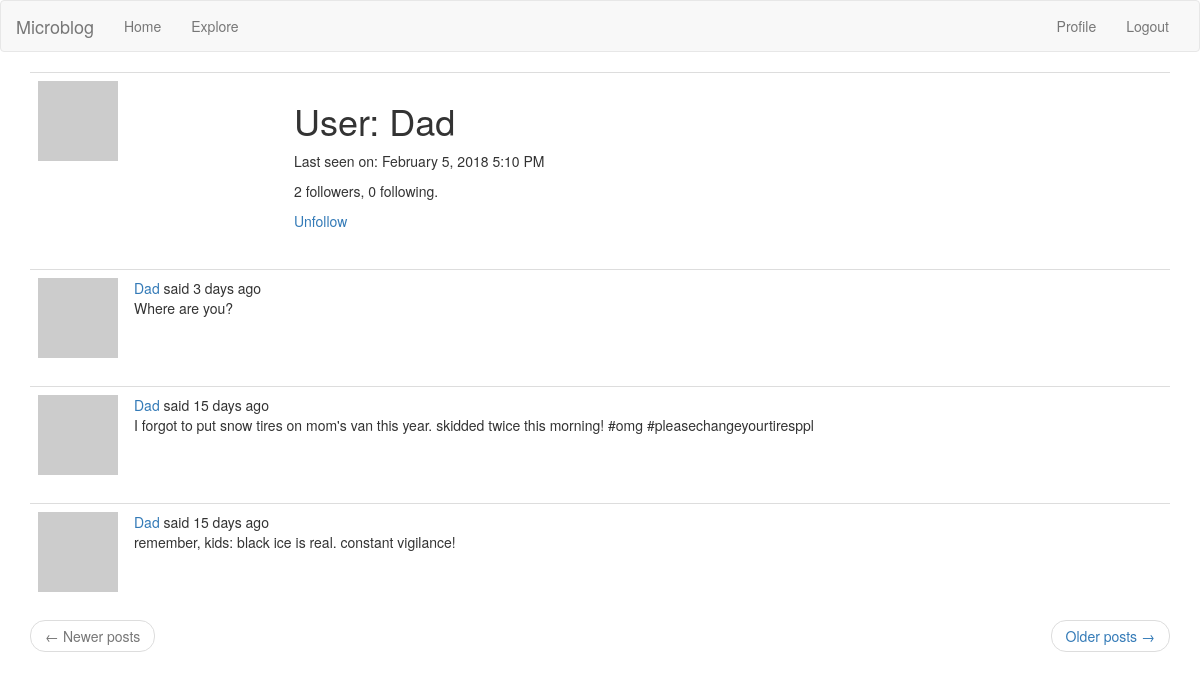
Page /user/Dad (signed in) on the committed database.
### app/models.py (models this page shows, shortened)
class User(UserMixin, db.Model):
    id = db.Column(db.Integer, primary_key = True)
    username = db.Column(db.String(64), index = True, unique = True)
    email = db.Column(db.String(120), index = True, unique = True)
    password_hash = db.Column(db.String(128))
    posts = db.relationship("Post", backref = "author", lazy = "dynamic")
    about_me = db.Column(db.String(140))
    last_seen = db.Column(db.DateTime, default = datetime.utcnow)
    followed = db.relationship("User", secondary = followers,
    primaryjoin = (followers.c.follower_id == id),
    secondaryjoin = (followers.c.followed_id == id),
    backref = db.backref("followers", lazy = "dynamic"), lazy = "dynamic")
    def avatar(self, size):
        digest = md5(self.email.lower().encode("utf-8")).hexdigest()
        return "https://www.gravatar.com/avatar/{}?d=retro&s={}".format(digest, size)
    def is_following(self, user):
        return self.followed.filter(followers.c.followed_id==user.id).count()>0

class Post(db.Model):
    id = db.Column(db.Integer, primary_key = True)
    body = db.Column(db.String(140))
    timestamp = db.Column(db.DateTime, index = True, default = datetime.utcnow)
    user_id = db.Column(db.Integer, db.ForeignKey("user.id"))
    language = db.Column(db.String(5))

### app/routes.py (the view)
@flaskApp.route("/user/<username>")
@login_required
def user(username):
    user = User.query.filter_by(username = username).first_or_404()
    page = request.args.get("page", 1, type = int)
    posts = user.posts.order_by(Post.timestamp.desc()).paginate(page,
        flaskApp.config["POSTS_PER_PAGE"], False)
    next_url = url_for("user", page = posts.next_num, username = username) if posts.has_next else None
    prev_url = url_for("user", page = posts.prev_num, username = username) if posts.has_prev else None
    return render_template("user.html", user = user, posts = posts.items,
        next_url = next_url, prev_url = prev_url)

### app/models.py (called while the page is built)
@login.user_loader
def load_user(id):
    return User.query.get(int(id))

### app/routes.py (called while the page is built)
@flaskApp.before_request
def before_request():
    if current_user.is_authenticated:
        current_user.last_seen = datetime.utcnow()
        db.session.commit()
    g.locale = str(get_locale())

### app/templates/user.html (shortened to what this page needs)
{% extends "base.html" %}
{% block app_content %}
    <table class = "table table-hover">
        <tr>
        <td width = "256px"><img src = "{{ user.avatar(256) }}"</td>
        <td>
            <h1>{{ _("User") }}: {{ user.username }}</h1>
            {% if user.last_seen %}<p>{{ _("Last seen on") }}: {{ moment(user.last_seen).format("LLL") }}</p>{% endif %}
            <p>{{ _("%(count)d followers", count=user.followers.count()) }}, {{ _("%(count)d following.", count=user.followed.count()) }}</p>
            {% if user == current_user %}
            <p><a href = "{{ url_for('edit_profile') }}">{{ _("Edit your profile") }}</a></p>
            <!-- follow or unfollow buttons, depending on whether current_user is
            already following them. -->
            {% elif not current_user.is_following(user) %}
            <p><a href = "{{ url_for('follow', username = user.username) }}">{{ _("Follow") }}</a></p>
            {% else %}
            <p><a href = "{{ url_for('unfollow', username = user.username) }}">{{ _("Unfollow") }}</a></p>
            {% endif %}
        </td>
        </tr>
    </table>
    {% for post in posts %}
        {% include "_post.html" %}
    {% endfor %}
    <nav aria-label="...">
        <ul class="pager">
            <li class="previous{% if not prev_url %} disabled{% endif %}">
                <a href="{{ prev_url or '#' }}">
                    <span aria-hidden="true">&larr;</span> {{ _("Newer posts") }}
                </a>
            </li>
            <li class="next{% if not next_url %} disabled{% endif %}">
                <a href="{{ next_url or '#' }}">
                    {{ _("Older posts") }} <span aria-hidden="true">&rarr;</span>
                </a>
            </li>
        </ul>
    </nav>
{% endblock %}

### app/templates/_post.html (shortened to what this page needs)
<table class = "table table-hover">
    <tr>
        <td width = "70px">
            <a href = "{{ url_for('user', username = post.author.username) }}">
                <img src = "{{ post.author.avatar(70) }}">
            </a>
        </td>
        <td>
            {{ _("%(username)s said %(when)s",
                username = user_link, when = moment(post.timestamp).fromNow()) }}
            <br>
            <span id="post{{ post.id }}">{{ post.body }}</span>
        </td>
    </tr>
</table>

### rows in the picture
User: username "Dad", last_seen "February 5, 2018 5:10 PM"
Post: body "Where are you?"
Post: body "I forgot to put snow tires on mom's van this year. skidded twice this morning! #omg #pleasechangeyourtiresppl"
Post: body "remember, kids: black ice is real. constant vigilance!"
